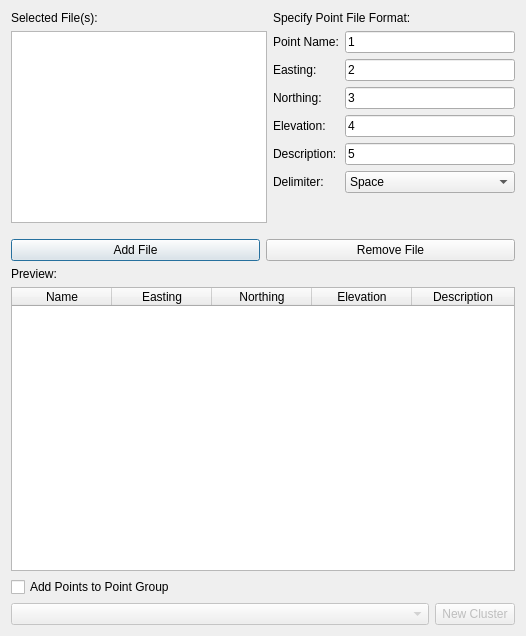
<?xml version="1.0" encoding="UTF-8"?>
<ui version="4.0">
 <class>Dialog</class>
 <widget class="QDialog" name="Dialog">
  <property name="geometry">
   <rect>
    <x>0</x>
    <y>0</y>
    <width>526</width>
    <height>636</height>
   </rect>
  </property>
  <property name="windowTitle">
   <string>Dialog</string>
  </property>
  <layout class="QHBoxLayout" name="horizontalLayout_2">
   <item>
    <layout class="QHBoxLayout" name="horizontalLayout">
     <item>
      <layout class="QVBoxLayout" name="verticalLayout_2">
       <item>
        <layout class="QHBoxLayout" name="horizontalLayout_5">
         <item>
          <layout class="QVBoxLayout" name="verticalLayout">
           <item>
            <widget class="QLabel" name="SelectedFilesL">
             <property name="text">
              <string>Selected File(s):</string>
             </property>
            </widget>
           </item>
           <item>
            <widget class="QListWidget" name="SelectedFilesLW">
             <property name="sizePolicy">
              <sizepolicy hsizetype="Expanding" vsizetype="Fixed">
               <horstretch>0</horstretch>
               <verstretch>0</verstretch>
              </sizepolicy>
             </property>
             <property name="minimumSize">
              <size>
               <width>0</width>
               <height>100</height>
              </size>
             </property>
             <property name="sizeAdjustPolicy">
              <enum>QAbstractScrollArea::AdjustIgnored</enum>
             </property>
             <property name="alternatingRowColors">
              <bool>true</bool>
             </property>
            </widget>
           </item>
          </layout>
         </item>
         <item>
          <layout class="QVBoxLayout" name="verticalLayout_3">
           <property name="topMargin">
            <number>0</number>
           </property>
           <item>
            <widget class="QLabel" name="PFFL">
             <property name="sizePolicy">
              <sizepolicy hsizetype="Preferred" vsizetype="Maximum">
               <horstretch>0</horstretch>
               <verstretch>0</verstretch>
              </sizepolicy>
             </property>
             <property name="text">
              <string>Specify Point File Format:</string>
             </property>
            </widget>
           </item>
           <item>
            <layout class="QFormLayout" name="formLayout_2">
             <property name="topMargin">
              <number>0</number>
             </property>
             <item row="0" column="0">
              <widget class="QLabel" name="PointNameL">
               <property name="text">
                <string>Point Name:</string>
               </property>
              </widget>
             </item>
             <item row="0" column="1">
              <widget class="QLineEdit" name="PointNameLE">
               <property name="text">
                <string>1</string>
               </property>
              </widget>
             </item>
             <item row="1" column="0">
              <widget class="QLabel" name="EastingL">
               <property name="text">
                <string>Easting:</string>
               </property>
              </widget>
             </item>
             <item row="1" column="1">
              <widget class="QLineEdit" name="EastingLE">
               <property name="text">
                <string>2</string>
               </property>
              </widget>
             </item>
             <item row="2" column="0">
              <widget class="QLabel" name="NorthingL">
               <property name="text">
                <string>Northing:</string>
               </property>
              </widget>
             </item>
             <item row="2" column="1">
              <widget class="QLineEdit" name="NorthingLE">
               <property name="text">
                <string>3</string>
               </property>
              </widget>
             </item>
             <item row="3" column="0">
              <widget class="QLabel" name="ElevationL">
               <property name="text">
                <string>Elevation:</string>
               </property>
              </widget>
             </item>
             <item row="3" column="1">
              <widget class="QLineEdit" name="ElevationLE">
               <property name="text">
                <string>4</string>
               </property>
              </widget>
             </item>
             <item row="4" column="0">
              <widget class="QLabel" name="DescriptionL">
               <property name="text">
                <string>Description:</string>
               </property>
              </widget>
             </item>
             <item row="4" column="1">
              <widget class="QLineEdit" name="DescriptionLE">
               <property name="text">
                <string>5</string>
               </property>
              </widget>
             </item>
             <item row="5" column="0">
              <widget class="QLabel" name="DelimiterL">
               <property name="text">
                <string>Delimiter:</string>
               </property>
              </widget>
             </item>
             <item row="5" column="1">
              <widget class="QComboBox" name="DelimiterCB">
               <item>
                <property name="text">
                 <string>Space</string>
                </property>
               </item>
               <item>
                <property name="text">
                 <string>Comma</string>
                </property>
               </item>
               <item>
                <property name="text">
                 <string>Tab</string>
                </property>
               </item>
              </widget>
             </item>
            </layout>
           </item>
          </layout>
         </item>
        </layout>
       </item>
       <item>
        <layout class="QHBoxLayout" name="horizontalLayout_3">
         <property name="topMargin">
          <number>10</number>
         </property>
         <item>
          <widget class="QPushButton" name="AddB">
           <property name="text">
            <string>Add File</string>
           </property>
          </widget>
         </item>
         <item>
          <widget class="QPushButton" name="RemoveB">
           <property name="text">
            <string>Remove File</string>
           </property>
          </widget>
         </item>
        </layout>
       </item>
       <item>
        <widget class="QLabel" name="PreviewL">
         <property name="text">
          <string>Preview:</string>
         </property>
        </widget>
       </item>
       <item>
        <widget class="QTableWidget" name="PreviewTW">
         <property name="sizeAdjustPolicy">
          <enum>QAbstractScrollArea::AdjustToContents</enum>
         </property>
         <property name="editTriggers">
          <set>QAbstractItemView::NoEditTriggers</set>
         </property>
         <property name="selectionBehavior">
          <enum>QAbstractItemView::SelectRows</enum>
         </property>
         <property name="columnCount">
          <number>5</number>
         </property>
         <attribute name="horizontalHeaderStretchLastSection">
          <bool>true</bool>
         </attribute>
         <column>
          <property name="text">
           <string>Name</string>
          </property>
         </column>
         <column>
          <property name="text">
           <string>Easting</string>
          </property>
         </column>
         <column>
          <property name="text">
           <string>Northing</string>
          </property>
         </column>
         <column>
          <property name="text">
           <string>Elevation</string>
          </property>
         </column>
         <column>
          <property name="text">
           <string>Description</string>
          </property>
         </column>
        </widget>
       </item>
       <item>
        <widget class="QCheckBox" name="PointGroupChB">
         <property name="text">
          <string>Add Points to Point Group</string>
         </property>
        </widget>
       </item>
       <item>
        <layout class="QHBoxLayout" name="horizontalLayout_4">
         <item>
          <widget class="QComboBox" name="SubGroupListCB">
           <property name="enabled">
            <bool>false</bool>
           </property>
           <property name="sizePolicy">
            <sizepolicy hsizetype="Expanding" vsizetype="Fixed">
             <horstretch>0</horstretch>
             <verstretch>0</verstretch>
            </sizepolicy>
           </property>
          </widget>
         </item>
         <item>
          <widget class="QPushButton" name="CreateGroupB">
           <property name="enabled">
            <bool>false</bool>
           </property>
           <property name="sizePolicy">
            <sizepolicy hsizetype="Minimum" vsizetype="Fixed">
             <horstretch>0</horstretch>
             <verstretch>0</verstretch>
            </sizepolicy>
           </property>
           <property name="text">
            <string>New Cluster</string>
           </property>
          </widget>
         </item>
        </layout>
       </item>
       <item>
        <layout class="QHBoxLayout" name="horizontalLayout_6">
         <property name="topMargin">
          <number>0</number>
         </property>
        </layout>
       </item>
      </layout>
     </item>
    </layout>
   </item>
  </layout>
 </widget>
 <resources/>
 <connections/>
</ui>
